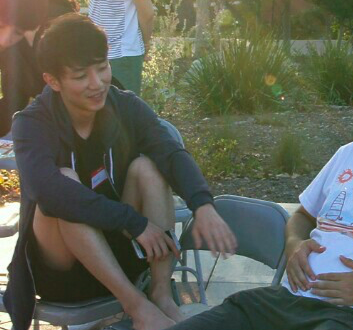
//> input picture 에지검출_openCV/에지검출_openCV/hanul.jpg, 353 x 330 px
$ ./main   (built with g++ and OpenCV 4)
//> lines starting //> are read from the running program, lines starting //| are printed output that depends on the picture
//
//  main.cpp
//  에지검출_openCV
//
//  Created by 김다은 on 2017. 3. 3..
//  Copyright © 2017년 김다은. All rights reserved.
//

#include <iostream>
#include <opencv2/opencv.hpp>
#include <opencv2/core.hpp>
#include <opencv2/highgui.hpp>
using namespace std;

int main(){
    IplImage* srcImage = cvLoadImage("/Users/Dani/Documents/111Coding/에지검출_openCV/에지검출_openCV/hanul.jpg", CV_LOAD_IMAGE_GRAYSCALE);
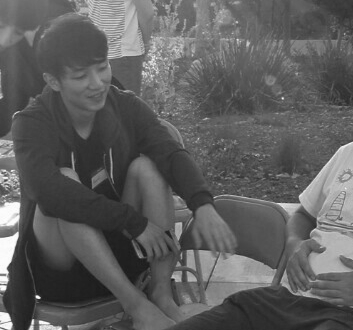
//> srcImage: 330 rows x 353 cols, CV_8UC1; min 23, max 254, mean 94.1
    IplImage* cannyImage1 = cvCreateImage(cvGetSize(srcImage), IPL_DEPTH_8U, 1);
    IplImage* cannyImage2 = cvCreateImage(cvGetSize(srcImage), IPL_DEPTH_8U, 1);
    IplImage* cannyImage3 = cvCreateImage(cvGetSize(srcImage), IPL_DEPTH_8U, 1);
    if(srcImage ==NULL)
        return -1;

    cvNamedWindow("TestImage", CV_WINDOW_AUTOSIZE);
    cvNamedWindow("CannyImage1", CV_WINDOW_AUTOSIZE);
    cvNamedWindow("CannyImage2", CV_WINDOW_AUTOSIZE);
    cvNamedWindow("CannyImage3", CV_WINDOW_AUTOSIZE);


    cvCanny(srcImage, cannyImage1, 50, 100, 3);
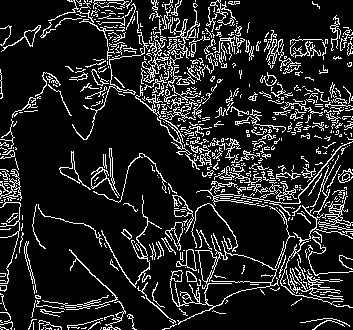
//> cannyImage1: 330 rows x 353 cols, CV_8UC1; 13.9% white in thin lines or dots
    cvCanny(srcImage, cannyImage2, 50, 200, 3);
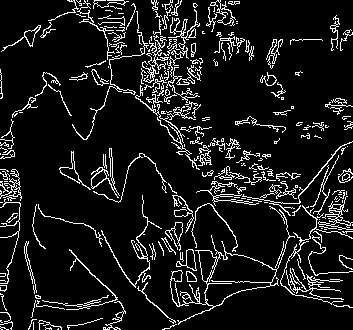
//> cannyImage2: 330 rows x 353 cols, CV_8UC1; 10.1% white in thin lines or dots
    cvCanny(srcImage, cannyImage3, 100, 100, 3);
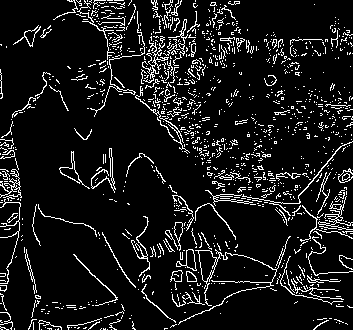
//> cannyImage3: 330 rows x 353 cols, CV_8UC1; 9.6% white in thin lines or dots

    cvShowImage("Test Image", srcImage);
    cvShowImage("cannyimage1", cannyImage1);
    cvShowImage("cannyimage2", cannyImage2);
    cvShowImage("cannyimage3", cannyImage3);
    cvWaitKey(0);

    cvDestroyAllWindows();
    cvReleaseImage(&srcImage);
    cvReleaseImage(&cannyImage1);
    cvReleaseImage(&cannyImage2);
    cvReleaseImage(&cannyImage3);

}
